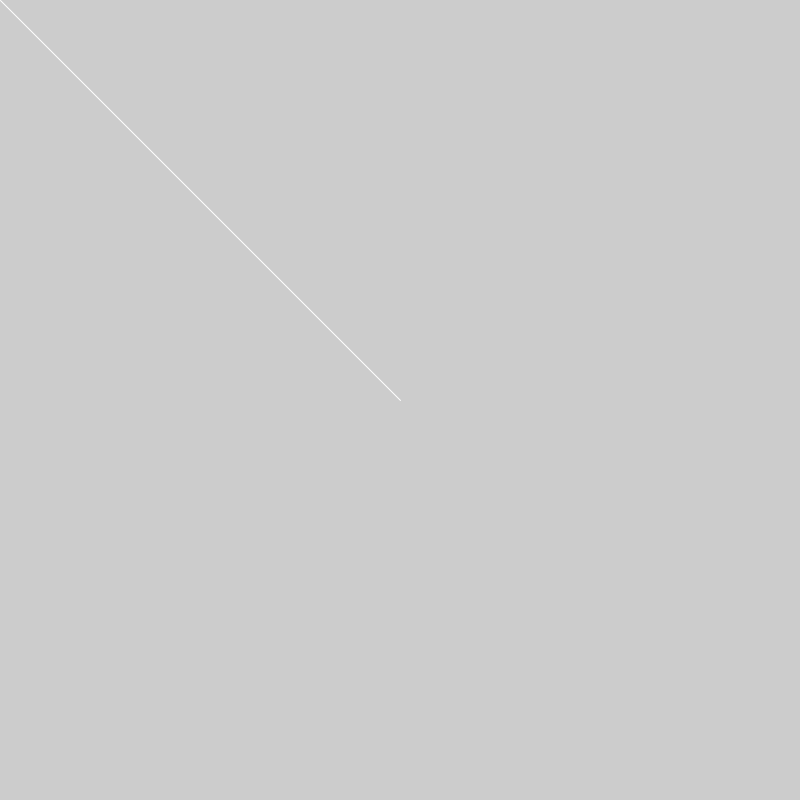
Frame 1 (no input)
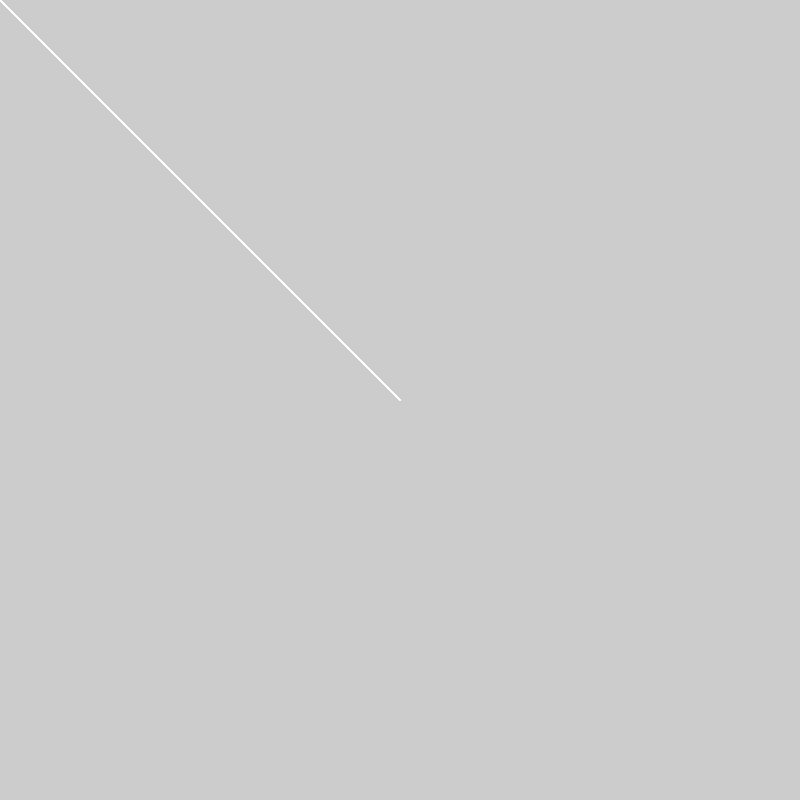
Frame 60 (the mouse pressed at the canvas centre just before this capture)
Frame 120 (the mouse held since frame 60 and released just before this capture): identical to frame 60, image omitted

The Processing sketch that drew these frames (run headless with seeded random() and noise(); from frame 60 on, the mouse is pressed at the canvas centre):

// Processing sketch: ProcessingOverview_HelloLine
// ── ProcessingOverview_HelloLine.pde
void setup()
{
  size(800, 800);
  stroke(255);
}

void draw()
{
  line(width/2, height/2, mouseX, mouseY);
}

void mousePressed()
{
  background(random(255), random(255), random(255), random(255));
}
